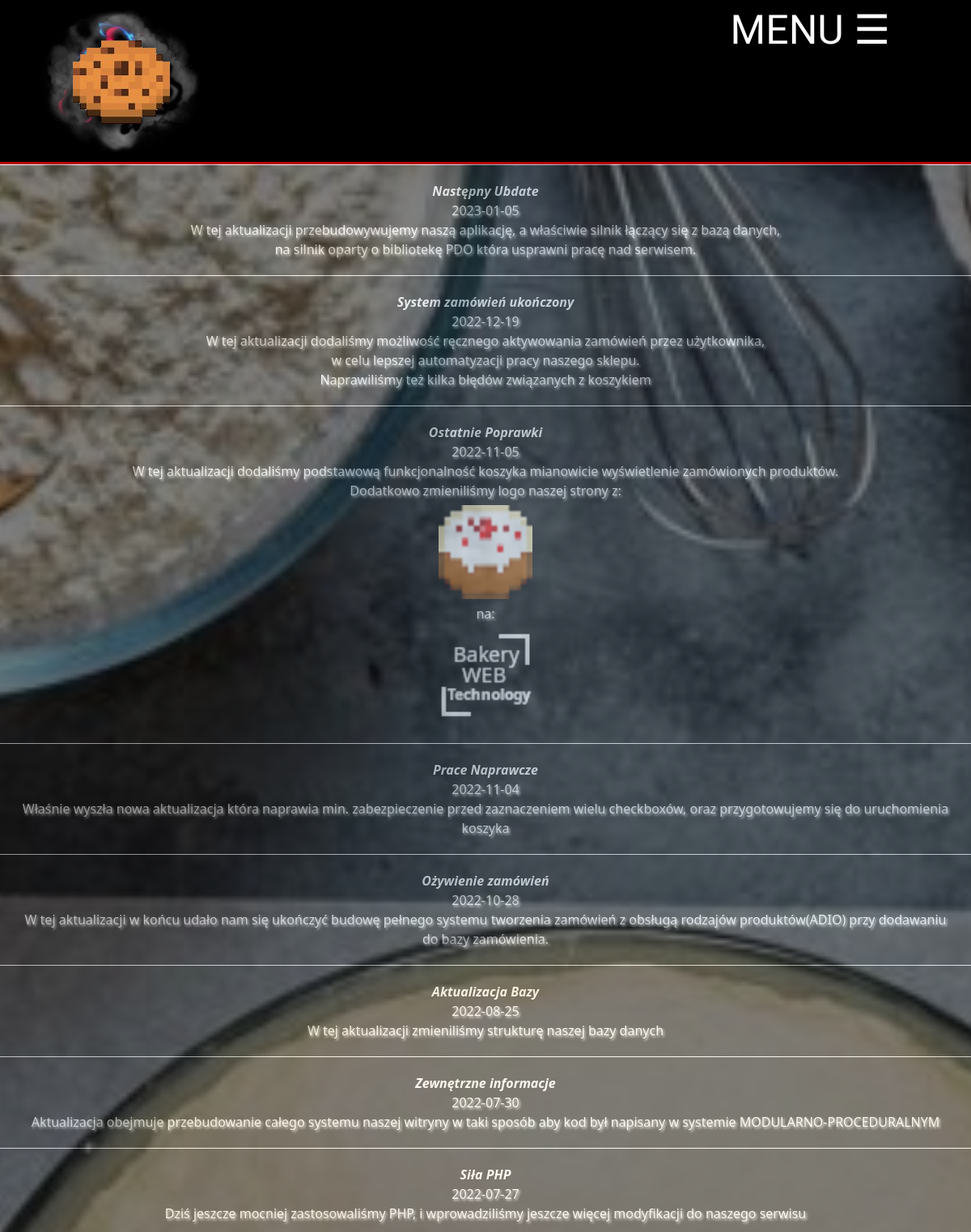
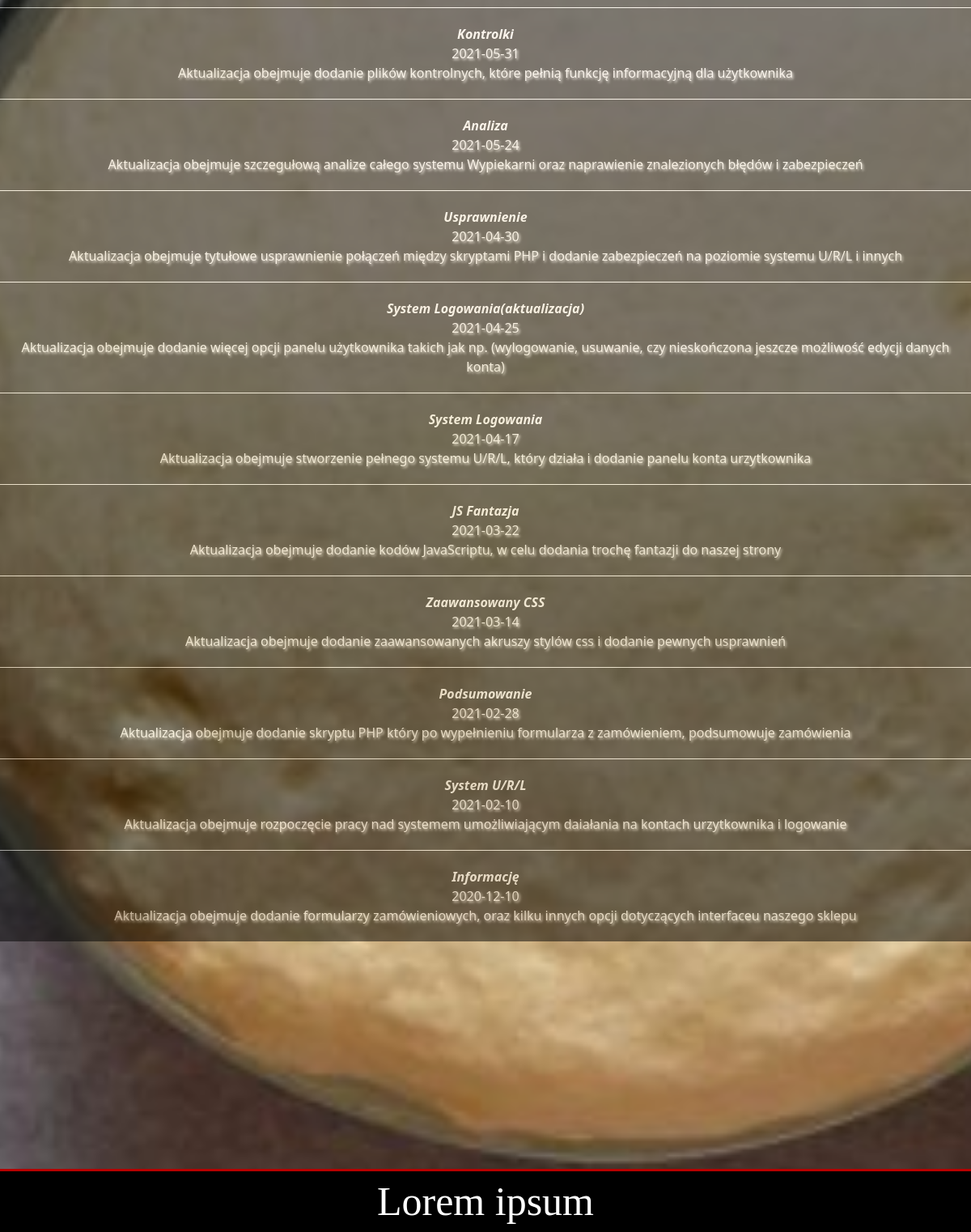
Screenshot of /aktuals.php with the database file from the repository (2 pictures, top to bottom).
### tables this page shows
CREATE TABLE `aktualizacje` (
  `id` int(11) NOT NULL,
  `Nazwa` text NOT NULL,
  `Data` date DEFAULT NULL,
  `Opis` text NOT NULL
);

### aktuals.php (the view, shortened to what this page needs)
<?php
require_once("PDO.php");
$sql = "SELECT * FROM aktualizacje ORDER BY id DESC";
$query = $db->prepare($sql);
$query->execute();
?>
<!DOCTYPE html>
<html lang="pl-PL">
<head>
    <link rel="stylesheet" href="css/bootstrap.min.css" type="text/css" />
    <link rel="stylesheet" href="style.css" type="text/css" />
    <link rel="stylesheet" href="css1/font.css" type="text/css" />
</head>
<body>
    <div class="up">
        <div id="logo" onclick="x()">
            <div id="a">
                <img src="img/logo1.png" title="Logo" alt="Logo" />
            </div>
        </div>
        <ol>
            <li>
                <a href="#">
                    <span id="menu-text">MENU</span> &#9776;
                </a>
            </li>
        </ol>
    </div>
    <div class="main">
        <div id="c">
            <?php
            while ($row = $query->fetch()) {
            ?>
                <div id="front-zwrot">
                    <b><i><?php echo $row['Nazwa'] ?></i></b>
                    <p><?php echo $row['Data'] ?></p>
                    <p id="#"><?php echo $row['Opis'] ?></p>
                </div>
            <?php
            }
            ?>
        </div>
        <footer>Lorem ipsum</footer>
    </div>
</body>
</html>

### style.css (style rules this page uses)
body { background-color: #000; margin: 0; padding: 0; width: 100%; background-image: url("img/tło.png"); background-attachment: fixed; background-position: center; background-repeat: no-repeat; background-size: cover; }
.up { border-bottom: 3px solid #b70000; background-color: #000; margin: 0; padding: 0; width: 100%; color: #fff; font-family: "Gloria Hallelujah", cursive; display: flex; justify-content: space-between; padding-left: 50px; padding-right: 50px; }
#logo { margin: 0; width: 200px; padding: 0; float: left; }
ol { margin: 0; }
ol>li { float: right; list-style-type: none; padding: 0; font-size: 50px; text-align: center; margin: 0; }
ol>li>a { text-decoration: none; margin-right: 50px; color: #fff; }
#a { margin: 0; }
.main { padding: 0; text-align: center; height: 100%dvh; width: 100%; }
.main p, h1 { color: #000; text-shadow: #fff 0.1em 0.1em 0.2em; margin: 0; }
.main img { border-radius: 50px; width: 80vw; height: 80vw; border: #000 6px solid; }
@media screen and (min-width: 600px) { .main img { width: 800px; height: 600px; } }
footer { background-color: #000; width: 100%; text-align: center; color: #fff; font-size: 50px; min-height: 20px; font-family: "Cinzel", serif; border-top: 3px #b70000 solid; }

### aktuals.php (style rules this page uses)
#front-zwrot { width: auto; height: auto; background-color: #000; opacity: 0.5; color: #fff; padding: 20px; margin-left: auto; margin-right: auto; margin: 0; text-shadow: #000; border-top: #fff solid 1px; }
#front-zwrot>b { display: inline-block; background-color: #000; color: #fff; }
#c { overflow-y: scroll; height: 100vh; }
#front-zwrot>p { display: inline-block; color: #fff; width: 100%; }
#k { border-radius: 0; width: 128px; height: 128px; }

### rows the page displays
aktualizacje: Nazwa "Następny Ubdate", Data "2023-01-05", Opis "W tej aktualizacji przebudowywujemy naszą aplikację, a właściwie silnik łączący się z bazą danych, na silnik oparty o bibliotekę PDO która usprawni pracę nad serwisem."
aktualizacje: Nazwa "System zamówień ukończony", Data "2022-12-19", Opis "W tej aktualizacji dodaliśmy możliwość ręcznego aktywowania zamówień przez użytkownika, w celu lepszej automatyzacji pracy naszego sklepu. Naprawiliśmy też kilka błędów związanych z koszykiem"
aktualizacje: Nazwa "Ostatnie Poprawki", Data "2022-11-05", Opis "W tej aktualizacji dodaliśmy podstawową funkcjonalność koszyka mianowicie wyświetlenie zamówionych produktów. Dodatkowo zmieniliśmy logo naszej strony z: na:", Opis (picture)
aktualizacje: Nazwa "Prace Naprawcze", Data "2022-11-04", Opis "Właśnie wyszła nowa aktualizacja która naprawia min. zabezpieczenie przed zaznaczeniem wielu checkboxów, oraz przygotowujemy się do uruchomienia koszyka"
aktualizacje: Nazwa "Ożywienie zamówień", Data "2022-10-28", Opis "W tej aktualizacji w końcu udało nam się ukończyć budowę pełnego systemu tworzenia zamówień z obsługą rodzajów produktów(ADIO) przy dodawaniu do bazy zamówienia."
aktualizacje: Nazwa "Aktualizacja Bazy", Data "2022-08-25", Opis "W tej aktualizacji zmieniliśmy strukturę naszej bazy danych"
aktualizacje: Nazwa "Zewnętrzne informacje", Data "2022-07-30", Opis "Aktualizacja obejmuje przebudowanie całego systemu naszej witryny w taki sposób aby kod był napisany w systemie MODULARNO-PROCEDURALNYM"
aktualizacje: Nazwa "Siła PHP", Data "2022-07-27", Opis "Dziś jeszcze mocniej zastosowaliśmy PHP, i wprowadziliśmy jeszcze więcej modyfikacji do naszego serwisu"
aktualizacje: Nazwa "Kontrolki", Data "2021-05-31", Opis "Aktualizacja obejmuje dodanie plików kontrolnych, które pełnią funkcję informacyjną dla użytkownika"
aktualizacje: Nazwa "Analiza", Data "2021-05-24", Opis "Aktualizacja obejmuje szczegułową analize całego systemu Wypiekarni oraz naprawienie znalezionych błędów i zabezpieczeń"
aktualizacje: Nazwa "Usprawnienie", Data "2021-04-30", Opis "Aktualizacja obejmuje tytułowe usprawnienie połączeń między skryptami PHP i dodanie zabezpieczeń na poziomie systemu U/R/L i innych"
aktualizacje: Nazwa "System Logowania(aktualizacja)", Data "2021-04-25", Opis "Aktualizacja obejmuje dodanie więcej opcji panelu użytkownika takich jak np. (wylogowanie, usuwanie, czy nieskończona jeszcze możliwość edycji danych konta)"
aktualizacje: Nazwa "System Logowania", Data "2021-04-17", Opis "Aktualizacja obejmuje stworzenie pełnego systemu U/R/L, który działa i dodanie panelu konta urzytkownika"
aktualizacje: Nazwa "JS Fantazja", Data "2021-03-22", Opis "Aktualizacja obejmuje dodanie kodów JavaScriptu, w celu dodania trochę fantazji do naszej strony"
aktualizacje: Nazwa "Zaawansowany CSS", Data "2021-03-14", Opis "Aktualizacja obejmuje dodanie zaawansowanych akruszy stylów css i dodanie pewnych usprawnień"
aktualizacje: Nazwa "Podsumowanie", Data "2021-02-28", Opis "Aktualizacja obejmuje dodanie skryptu PHP który po wypełnieniu formularza z zamówieniem, podsumowuje zamówienia"
aktualizacje: Nazwa "System U/R/L", Data "2021-02-10", Opis "Aktualizacja obejmuje rozpoczęcie pracy nad systemem umożliwiającym daiałania na kontach urzytkownika i logowanie"
aktualizacje: Nazwa "Informację", Data "2020-12-10", Opis "Aktualizacja obejmuje dodanie formularzy zamówieniowych, oraz kilku innych opcji dotyczących interfaceu naszego sklepu"
